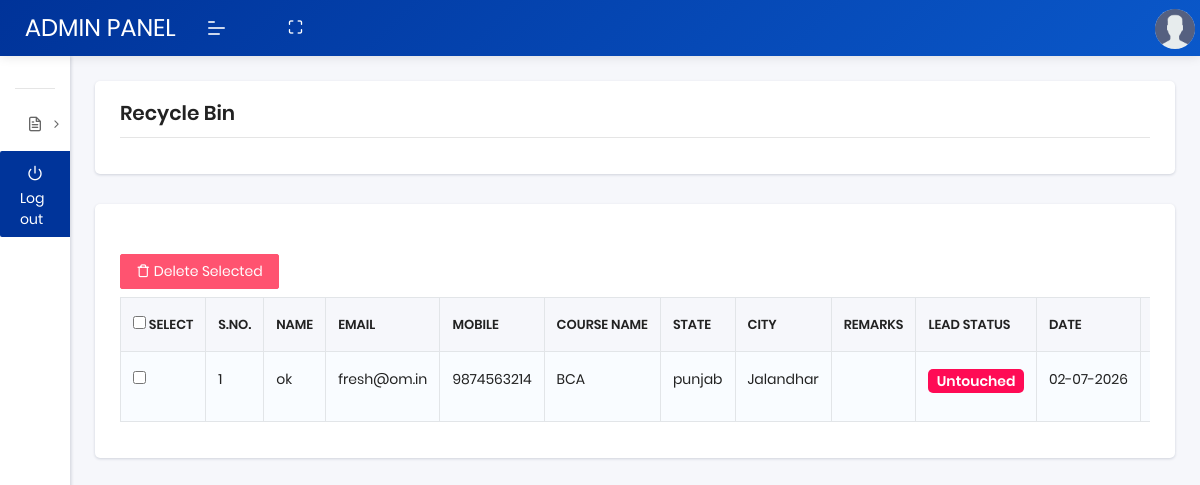
Page /recycle-bin.php (signed in) on the committed database.
### tables this page shows
CREATE TABLE `recycle_bin` (
  `recycle_id` int(11) NOT NULL,
  `admission_id` int(11) NOT NULL,
  `name` varchar(255) DEFAULT NULL,
  `email` varchar(255) DEFAULT NULL,
  `mobile` varchar(50) DEFAULT NULL,
  `course_name` varchar(255) DEFAULT NULL,
  `date` datetime DEFAULT NULL,
  `deleted_at` datetime DEFAULT NULL,
  `state` varchar(255) DEFAULT NULL,
  `city` varchar(255) DEFAULT NULL,
  `lead_status` varchar(255) DEFAULT NULL,
  `remarks` longtext NOT NULL
);

### recycle-bin.php (the view, shortened to what this page needs)
<?php
include("db/config.php");
$query = "SELECT * FROM recycle_bin;
";
$result = mysqli_query($db, $query);
?>
<!DOCTYPE html>
<html lang="en">
<head>
    <link rel="stylesheet" href="assets/css/plugins/dataTables.bootstrap4.min.css">
    <link rel="stylesheet" href="assets/css/style.css">
</head>
<body>
    <?php include("header.php"); ?>
    <?php include("navbar.php"); ?>
    <section class="pcoded-main-container">
        <div class="pcoded-content">
            <div class="page-header">
                <div class="page-block">
                    <div class="row align-items-center">
                        <div class="col-md-12">
                            <div class="page-header-title">
                                <h5 class="m-b-10">Recycle Bin</h5>
                            </div>
                        </div>
                    </div>
                </div>
            </div>
            <div class="row">
                <div class="col-sm-12">
                    <div class="card">
                        <div class="card-header table-card-header"></div>
                        <div class="card-body">
                             <form id="deleteMForm" action="delete-permanent.php" method="post">
                         	<button type="button" id="deleteSelected" class="btn btn-danger">
        <i class='feather icon-trash'></i> Delete Selected
    </button>
                                <div class="dt-responsive table-responsive">
                                    <?php
                                    echo '<table id="basic-btn" class="table table-striped table-bordered nowrap">';
                                    echo "<thead>";
                                    echo "<tr>";
                                    echo "<th><input type='checkbox' id='selectAll' onclick='toggleCheckboxes(this)'> SELECT</th>";
                                    echo "<th>S.No.</th>";
                                    echo "<th>Name</th>";
                                    echo "<th>Email</th>";
                                    echo "<th>Mobile</th>";
                                    echo "<th>Course Name</th>";
                                    echo "<th>State</th>";
                                    echo "<th>City</th>";
                                    echo "<th>Remarks</th>";
                                    echo "<th>Lead Status</th>";
                                    echo "<th>Date</th>";
                                    echo "<th>Deleted At</th>";
                                    echo "</tr></thead>";
                                    echo "<tbody>";
                                    $count = 1;
                                    while ($row = mysqli_fetch_assoc($result)) {
                                        echo "<tr class='record'>";
                                        $encoded_id = base64_encode($row['recycle_id']);
                                        echo "<td><input type='checkbox' class='menuCheckbox' name='recycle_ids[]' value='$encoded_id'></td>";
                                        echo "<td>" . $count++ . "</td>";
                                        echo "<td>" . $row['name'] . "</td>";
                                        echo "<td>" . $row['email'] . "</td>";
                                        echo "<td>" . $row['mobile'] . "</td>";
                                        echo "<td>" . $row['course_name'] . "</td>";
                                        echo "<td>" . $row['state'] . "</td>";
                                        echo "<td>" . $row['city'] . "</td>";
                                        echo "<td>" . $row['remarks'] . "</td>";
                                        $status = strtolower($row['lead_status']);
                                        $badgeMap = [
                                            'untouched' => '#FF0B55',
                                            'verified' => '#28a745',
                                            'hot' => '#E52020',
                                            'cold' => '#17a2b8',
                                            'followup' => '#FE7743',
                                            'warm' => '#FFB22C',
                                            'not answering' => '#A76545',
                                            'call after sometime' => '#ffc107',
                                            'not reached' => '#854836',
                                            'lead own' => '#096B68'
                                        ];
                                        $badgeColor = $badgeMap[$status] ?? '#6c757d';
                                        $textColor = '#fff';
                                        echo "<td><span class='badge' style='font-size:14px; background-color: $badgeColor; color: $textColor;'>" . ucfirst($status) . "</span></td>";
                                          echo "<td>" . date("d-m-Y", strtotime( $row['date'] )). "</td>";
                                        echo "<td>" . $row['deleted_at'] . "</td>";
                                        echo "</tr>";
                                    }
                                    echo "</tbody>";
                                    echo "</table>";
                                    ?>
                                </div>
                            </form>
                        </div>
                    </div>
                </div>
            </div>
        </div>
    </section>
</body>
</html>

### rows in the picture
recycle_bin: name "ok", email "fresh@om.in", mobile "9874563214", course_name "BCA", state "punjab", city "Jalandhar", lead_status "Untouched", date "02-07-2026"
